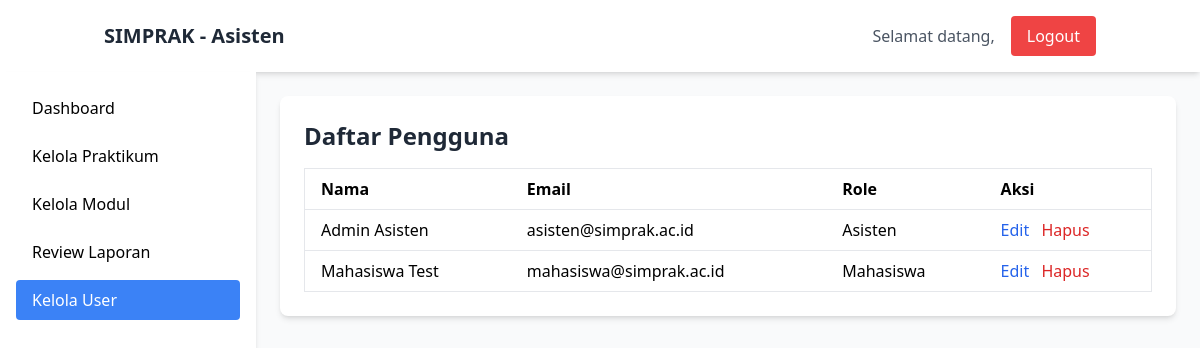
The app's page /asisten/users.php with its own data.
### tables this page shows
CREATE TABLE `users` (
  `id` int(11) NOT NULL,
  `nama` varchar(100) NOT NULL,
  `email` varchar(100) NOT NULL,
  `password` varchar(255) NOT NULL,
  `role` enum('mahasiswa','asisten') NOT NULL,
  `created_at` timestamp NOT NULL DEFAULT current_timestamp()
);

### asisten/users.php (the view, shortened to what this page needs)
<?php
require_once '../config.php';
require_once 'templates/header.php';
$result = $conn->query("SELECT id, nama, email, role FROM users");
?>
<div class="bg-white p-6 rounded-lg shadow-md">
    <h2 class="text-2xl font-bold text-gray-800 mb-4">Daftar Pengguna</h2>
    <table class="min-w-full bg-white border">
        <thead>
            <tr>
                <th class="py-2 px-4 border-b text-left">Nama</th>
                <th class="py-2 px-4 border-b text-left">Email</th>
                <th class="py-2 px-4 border-b text-left">Role</th>
                <th class="py-2 px-4 border-b text-left">Aksi</th>
            </tr>
        </thead>
        <tbody>
            <?php while ($row = $result->fetch_assoc()): ?>
            <tr class="hover:bg-gray-50">
                <td class="py-2 px-4 border-b"><?= htmlspecialchars($row['nama']) ?></td>
                <td class="py-2 px-4 border-b"><?= htmlspecialchars($row['email']) ?></td>
                <td class="py-2 px-4 border-b capitalize"><?= htmlspecialchars($row['role']) ?></td>
                <td class="py-2 px-4 border-b space-x-2">
                    <a href="edit_user.php?id=<?= $row['id'] ?>" class="text-blue-600 hover:underline">Edit</a>
                    <a href="delete_user.php?id=<?= $row['id'] ?>" class="text-red-600 hover:underline"
                        onclick="return confirm('Yakin ingin menghapus pengguna ini?')">Hapus</a>
                </td>
            </tr>
            <?php endwhile; ?>
        </tbody>
    </table>
</div>
<?php require_once 'templates/footer.php'; ?>

### records on screen
users: nama "Admin Asisten", email "asisten@simprak.ac.id", role "Asisten"
users: nama "Mahasiswa Test", email "mahasiswa@simprak.ac.id", role "Mahasiswa"
